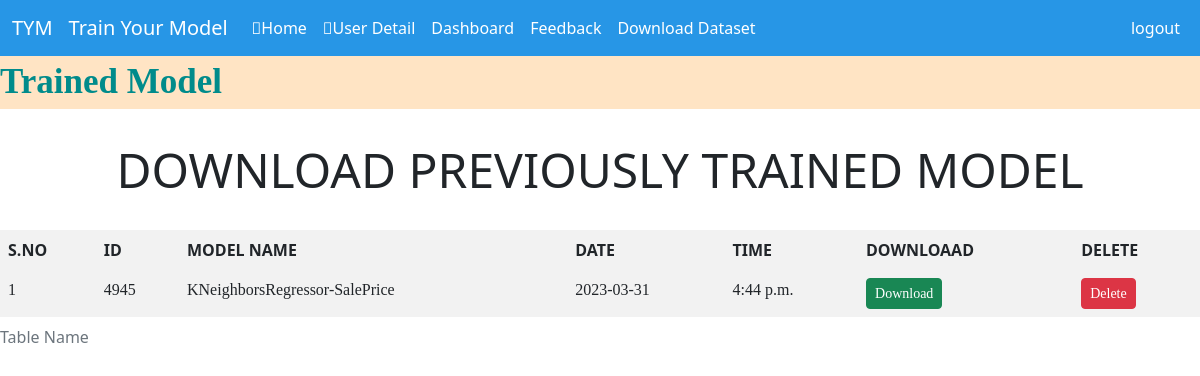
The page /user_trained_model (signed in) on the database its author committed.
### Train_model/models.py (models this page shows)
class TrainedModel(models.Model):
    uniqueid=models.IntegerField(primary_key=True)
    username=models.CharField(max_length=20)
    location=models.CharField(max_length=200)
    modelname=models.CharField(max_length=40)
    date=models.CharField(max_length=30,null=True)
    time=models.TimeField(max_length=200)

### Train_model/views.py (the view)
# urls.py: path("user_trained_model",user_trained_model,name="user_trained_model"),
def user_trained_model(request):
     data=TrainedModel.objects.filter(username=request.user.username).order_by("-date","-time").values()
     print(f"the username is {request.user.username}")
     print("Printing Trained Model")
     print(data)
     d={'data': data}
     return render(request,"user_trained_model.html",d)

### Train_model/templates/user_trained_model.html (shortened to what this page needs)
{% extends 'layout/base.html' %}
{% load static %}
{% block content %}
<marquee behavior="alternate" style="font-family: 'Monotype Corsiva'; font-size:35px; color:darkcyan; background-color:bisque; font-weight:bold;">
  Trained Model
    </marquee>
<div class="table-responsive">
    <center>
        <h1>Download Previously Trained Model</h1>
    </center>
    <table class="table table-striped table-hover	table-borderless table-primaryalign-middle">
        <thead class="table-dark">
            <caption>Table Name</caption>
            <tr>
                <th>S.no</th>
                <th>Id</th>
                <th>Model Name</th>
                <th>Date</th>
                <th>TIme</th>
                <th>Downloaad</th>
                <th>Delete</th>
            </tr>
        </thead>
        <tbody class=>
            {% for i in data %}
            <tr class="rows">
                <td>{{forloop.counter}}</td>
                <td scope="row ml - 5">{{i.uniqueid}}</td>
                <td scope="row" class="content">{{i.modelname}}</td>
                <td scope="row" class="content">{{i.date}}</td>
                <td scope="row" class="content">{{i.time}}</td>
                <td><a href="{% url 'download_model' i.uniqueid %}" class="btn btn-success btn-sm">Download</a></td>
                <td><a href="{% url 'delete_model' i.uniqueid %}" onclick="return confirm('Are you sure? You Want To Delete')" class="btn btn-danger btn-sm">Delete</a></td>
                {% endfor %}
            </tr>
        </tbody>
    </table>
</div>
    {% endblock %}

### Train_model/templates/user_trained_model.html (style rules this page uses)
.rows { margin-top: 10rem; margin:10rem; font-family: cursive; }
th { font-family: revert; font-size: 1rem; text-transform: uppercase; }
.content { font-family: revert; }
h1 { font-family: unset; font-size: 3rem; text-align: center; margin-bottom: 2rem; margin-top: 2rem; text-transform: uppercase; }

### rows shown on the page
TrainedModel: uniqueid "4945", modelname "KNeighborsRegressor-SalePrice", date "2023-03-31", time "4:44 p.m."
